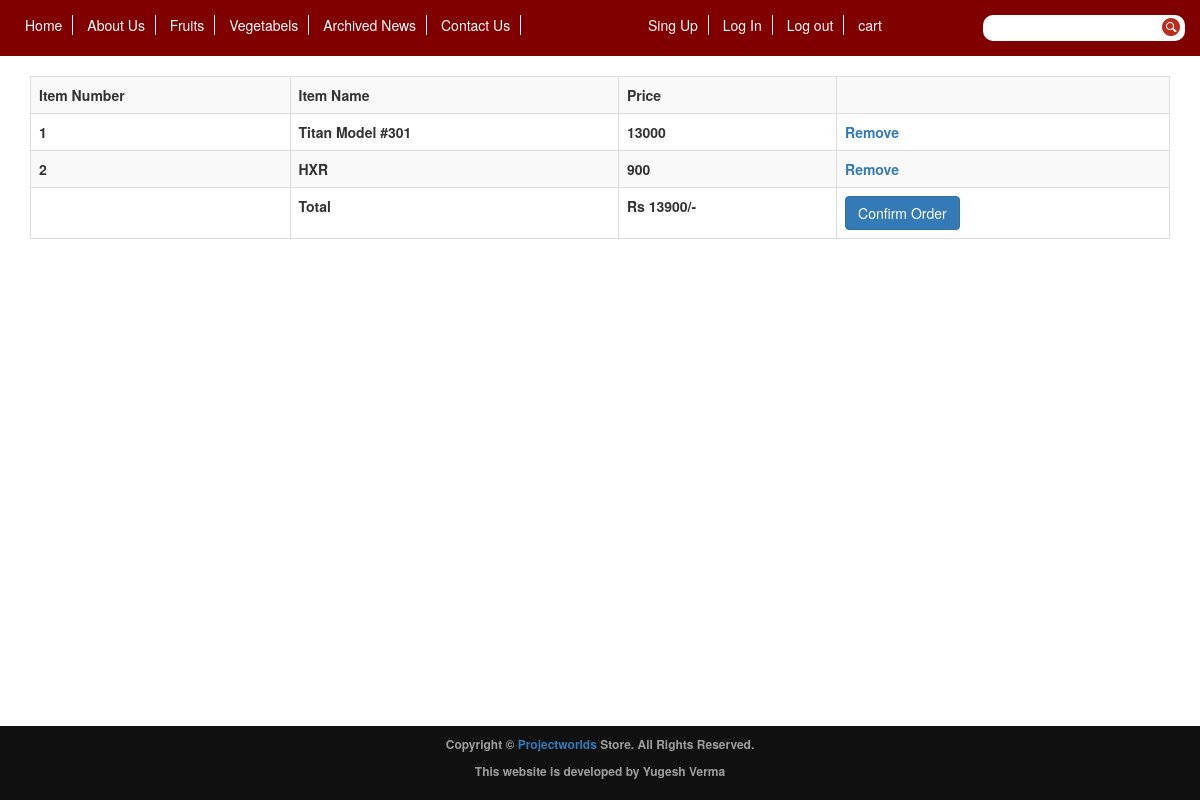
The page /E-ComWeb/cart.php (signed in) on the database its author committed.
### tables this page shows
CREATE TABLE `items` (
  `id` int(11) NOT NULL,
  `name` varchar(255) NOT NULL,
  `category` varchar(100) NOT NULL,
  `price` int(11) NOT NULL
);

### E-ComWeb/cart.php (the view, shortened to what this page needs)
<?php
    require 'include/config.php';
    $user_id=$_SESSION['id'];
    $user_products_query="select it.id,it.name,it.price from users_items ut inner join items it on it.id=ut.item_id where ut.user_id='$user_id'";
    $user_products_result=mysqli_query($con,$user_products_query) or die(mysqli_error($con));
    $no_of_user_products= mysqli_num_rows($user_products_result);
    $sum=0;
    if($no_of_user_products==0){
    ?>
        <script>
        window.alert("No items in the cart!!");
        </script>
    <?php
    }else{
        while($row=mysqli_fetch_array($user_products_result)){
            $sum=$sum+$row['price'];
       }
    }
?>
<!DOCTYPE html>
<html>
    <head>
        <link rel="stylesheet" href="bootstrap/css/bootstrap.min.css" type="text/css">
        <link rel="stylesheet" href="css/style.css" type="text/css">
    </head>
    <body>
        <div>
            <?php
               require 'include/header.php';
            ?>
            <br>
            <div class="container">
                <table class="table table-bordered table-striped">
                    <tbody>
                        <tr>
                            <th>Item Number</th><th>Item Name</th><th>Price</th><th></th>
                        </tr>
                       <?php
                        $user_products_result=mysqli_query($con,$user_products_query) or die(mysqli_error($con));
                        $counter=1;
                       while($row=mysqli_fetch_array($user_products_result)){
                         ?>
                        <tr>
                            <th><?php echo $counter ?></th><th><?php echo $row['name']?></th><th><?php echo $row['price']?></th>
                            <th><a href='cart_remove.php?id=<?php echo $row['id'] ?>'>Remove</a></th>
                        </tr>
                       <?php $counter=$counter+1;}?>
                        <tr>
                            <th></th><th>Total</th><th>Rs <?php echo $sum;?>/-</th><th><a href="success.php?id=<?php echo $user_id?>" class="btn btn-primary">Confirm Order</a></th>
                        </tr>
                    </tbody>
                </table>
            </div>
            <br><br><br><br><br><br><br><br><br><br>
            <footer class="footer">
               <div class="container">
                <center>
                   <p>Copyright &copy <a href="https://projectworlds.in">Projectworlds</a> Store. All Rights Reserved.</p>
                   <p>This website is developed by Yugesh Verma</p>
               </center>
               </div>
           </footer>
        </div>
    </body>
</html>

### E-ComWeb/css/style.css (style rules this page uses)
footer { background-color:#101010; color:#9d9d9d; font-size:12px; font-weight:bold; padding:10px; bottom:0; }
html { min-height:100%; position:relative; }
.footer { position: absolute; bottom:0; right:0; left:0; }

### E-ComWeb/css/main.css (style rules this page uses)
* { margin: 0; padding: 0; }
a { text-decoration: none; }

### rows shown on the page
items: name "Titan Model #301", price "13000"
items: name "HXR", price "900"

### other values the page prints
$sum "13900"
